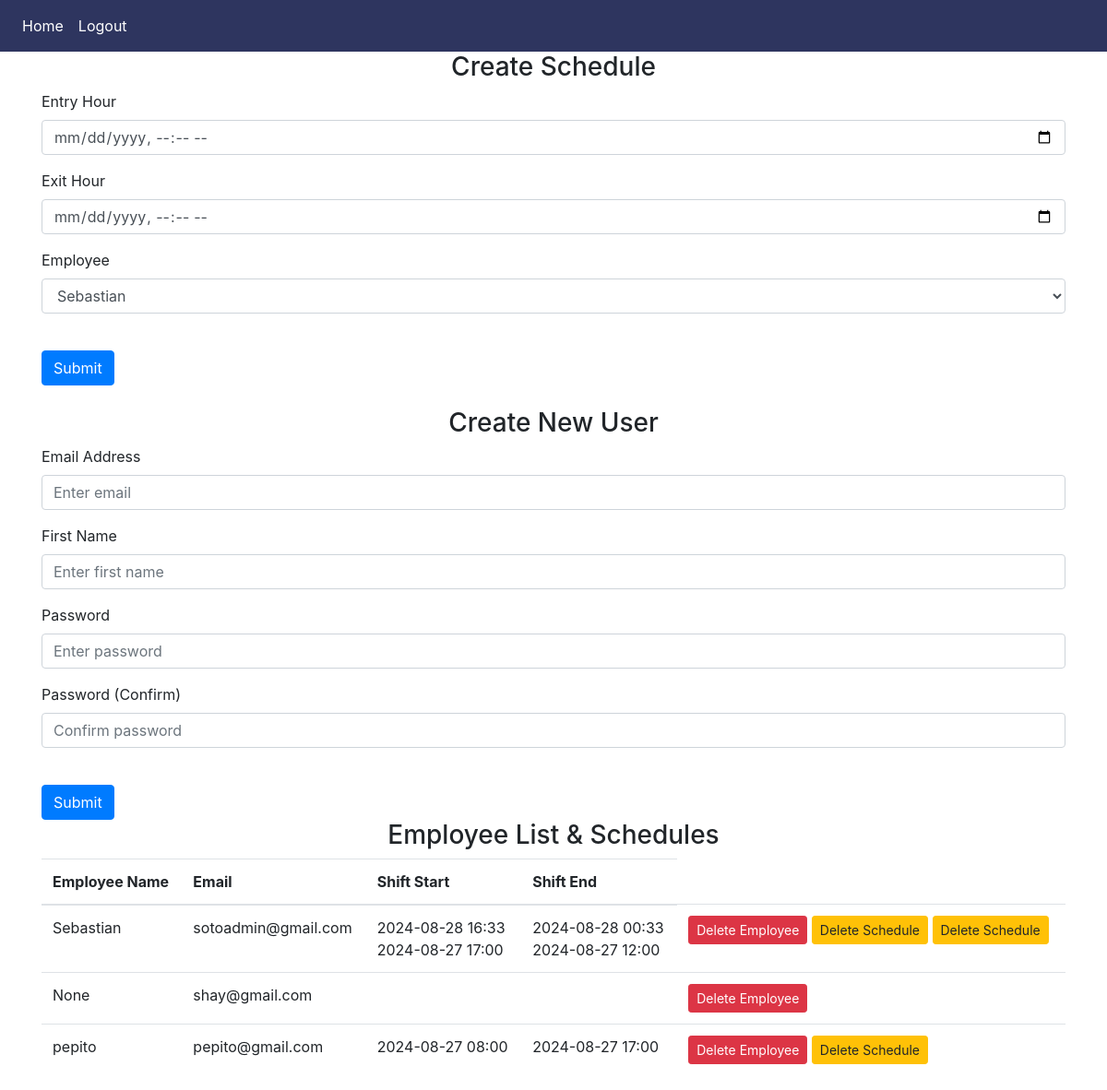
/admin/admin (signed in), run on an earlier commit of the app's database.
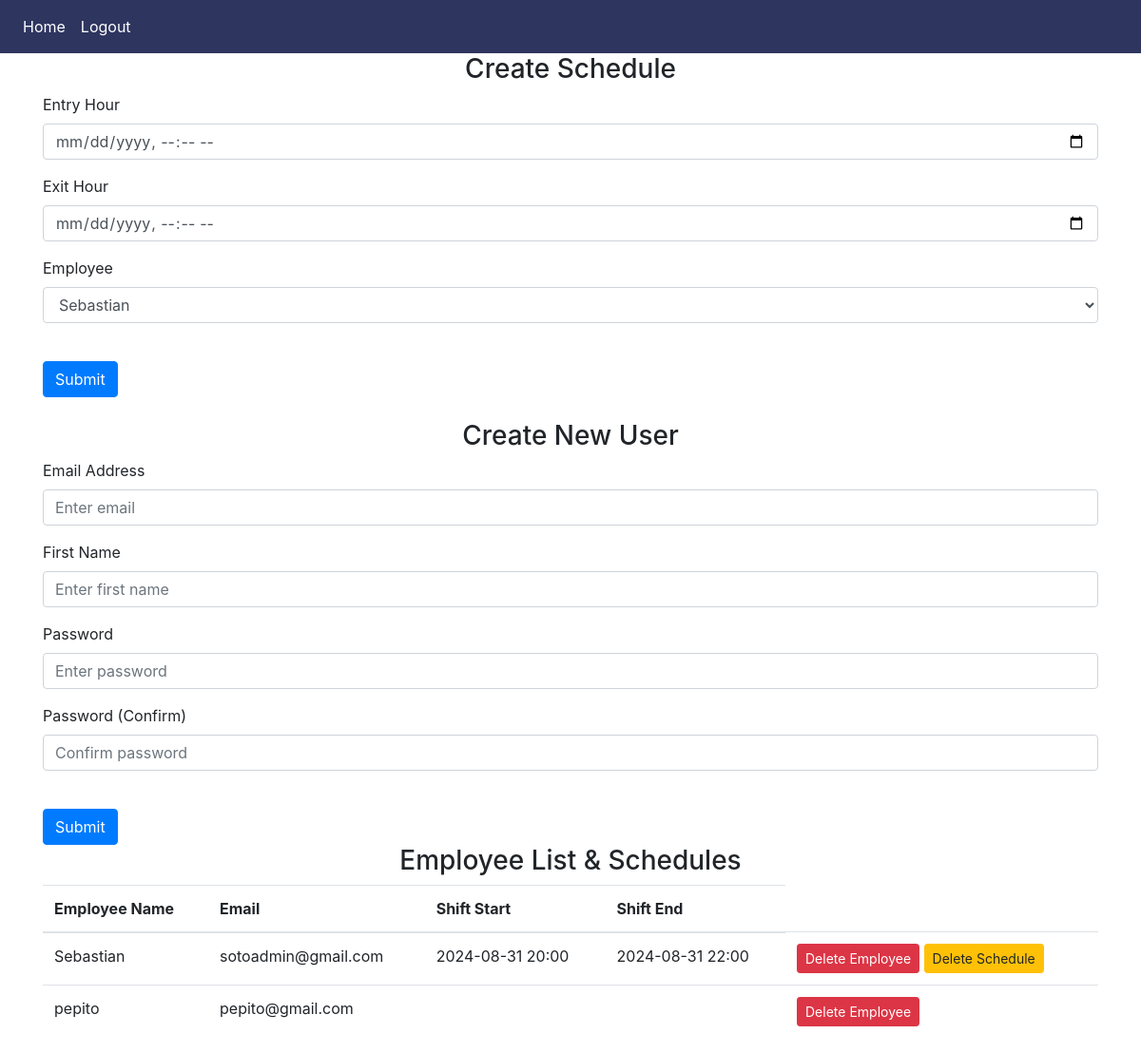
And on a later commit of the database.
### website/models.py (models this page shows)
class User(db.Model, UserMixin):
    id = db.Column(db.Integer, primary_key=True)
    email = db.Column(db.String(150), unique=True)
    password = db.Column(db.String(150))
    first_name = db.Column(db.String(150))
    is_admin = db.Column(db.Boolean, default=False)
    schedules = db.relationship('Schedule', foreign_keys='Schedule.employee_id', backref='employee', cascade='all, delete-orphan')
    created_schedules = db.relationship('Schedule', foreign_keys='Schedule.created_by', backref='creator', cascade='all, delete-orphan')
    vacation_hours = db.relationship('VacationHours', foreign_keys='VacationHours.employee_id', backref='employee', cascade='all, delete-orphan')
    created_vacation_hours = db.relationship('VacationHours', foreign_keys='VacationHours.created_by', backref='creator', cascade='all, delete-orphan')

class Schedule(db.Model):
    id = db.Column(db.Integer, primary_key=True)
    employee_id = db.Column(db.Integer, db.ForeignKey('user.id')) # Employee associated with the schedule
    shift_start = db.Column(db.DateTime)
    shift_end = db.Column(db.DateTime)
    created_by = db.Column(db.Integer, db.ForeignKey('user.id')) # User who created the schedule

### website/admin.py (the view)
@admin.route('/admin', methods=['GET', 'POST'])
@login_required
def admin_panel():
    if not current_user.is_admin:
        return redirect(url_for('home'))
    employees = User.query.all()
    schedules = Schedule.query.all()
    return render_template('admin_panel.html', employees=employees, schedules=schedules, user=current_user)

### website/__init__.py (called while the page is built)
def create_app():
    app = Flask(__name__)
    app.config['SECRET_KEY'] = os.getenv('SECRET_KEY')
    app.config['SQLALCHEMY_DATABASE_URI'] = f'sqlite:///{DB_NAME}'
    db.init_app(app)
    migrate.init_app(app, db)
    from .admin import admin
    from .auth import auth
    from .views import views
    app.register_blueprint(views, url_prefix='/')
    app.register_blueprint(admin, url_prefix='/admin')
    app.register_blueprint(auth, url_prefix='/auth')
    from .models import User, Schedule, VacationHours
    with app.app_context():
        db.create_all()
    login_manager = LoginManager()
    login_manager.login_view = 'auth.login'
    login_manager.init_app(app)
    @login_manager.user_loader
    def load_user(id):
        return User.query.get(int(id))
    @app.before_request
    def before_request():
        g.user = current_user
    create_database(app)
    return app

### website/templates/admin_panel.html (shortened to what this page needs)
{% extends "base.html" %}
{% block content %}
    <form method="POST" action="{{ url_for('admin.create_schedule') }}">
        <h3 align="center">Create Schedule</h3>
        <div class="form-group">
            <label for="shift_start">Entry Hour</label>
            <input type="datetime-local" class="form-control" id="shift_start" name="shift_start" required>
        </div>
        <div class="form-group">
            <label for="shift_end">Exit Hour</label>
            <input type="datetime-local" class="form-control" id="shift_end" name="shift_end" required>
        </div>
        <div class="form-group">
            <label for="employee_id">Employee</label>
            <select class="form-control" id="employee_id" name="employee_id" required>
                {% for employee in employees %}
                    <option value="{{ employee.id }}">{{ employee.first_name }}</option>
                {% endfor %}
            </select>
        </div>
        <br />
        <button type="submit" class="btn btn-primary">Submit</button>
    </form>
    <br />
    <form method="POST" action="{{ url_for('admin.create_user') }}">
        <h3 align="center">Create New User</h3>
        <div class="form-group">
            <label for="email">Email Address</label>
            <input type="email" class="form-control" id="email" name="email" placeholder="Enter email" required>
        </div>
        <div class="form-group">
            <label for="first_name">First Name</label>
            <input type="text" class="form-control" id="first_name" name="first_name" placeholder="Enter first name" required>
        </div>
        <div class="form-group">
            <label for="password">Password</label>
            <input type="password" class="form-control" id="password" name="password" placeholder="Enter password" required>
        </div>
        <div class="form-group">
            <label for="password_confirm">Password (Confirm)</label>
            <input type="password" class="form-control" id="password_confirm" name="password_confirm" placeholder="Confirm password" required>
        </div>
        <br />
        <button type="submit" class="btn btn-primary">Submit</button>
    </form>
    <h3 align="center">Employee List & Schedules</h3>
    <table class="table">
        <thead>
            <tr>
                <th>Employee Name</th>
                <th>Email</th>
                <th>Shift Start</th>
                <th>Shift End</th>
            </tr>
        </thead>
        <tbody>
            {% for employee in employees %}
            <tr>
                <td>{{ employee.first_name }}</td>
                <td>{{ employee.email }}</td>
                <td>
                    {% for schedule in schedules if schedule.employee_id == employee.id %}
                        {{ schedule.shift_start.strftime('%Y-%m-%d %H:%M') }}<br>
                    {% endfor %}
                </td>
                <td>
                    {% for schedule in schedules if schedule.employee_id == employee.id %}
                        {{ schedule.shift_end.strftime('%Y-%m-%d %H:%M') }}<br>
                    {% endfor %}
                </td>
                <td>
                    <form method="POST" action="{{ url_for('admin.delete_employee', id=employee.id) }}" style="display:inline;">
                        <button type="submit" class="btn btn-danger btn-sm">Delete Employee</button>
                    </form>
                    {% for schedule in schedules if schedule.employee_id == employee.id %}
                    <form method="POST" action="{{ url_for('admin.delete_schedule', id=schedule.id) }}" style="display:inline;">
                        <button type="submit" class="btn btn-warning btn-sm">Delete Schedule</button>
                    </form>
                    {% endfor %}
                </td>
            </tr>
            {% endfor %}
        </tbody>
    </table>
{% endblock %}

### website/templates/base.html (shortened to what this page needs)
<!DOCTYPE html>
<html>
    <head>
        <link
        rel="stylesheet"
        href="https://stackpath.bootstrapcdn.com/bootstrap/4.4.1/css/bootstrap.min.css"
      />
      <link
        rel="stylesheet"
        href="https://stackpath.bootstrapcdn.com/font-awesome/4.7.0/css/font-awesome.min.css"
      />
    </head>
    <body style="background-color: #ffffff;">
        <nav class="navbar navbar-expand-lg" style="background-color: #2e355f;">
            <div class="collapse navbar-collapse" id="navbar">
                <div class="navbar-nav">
                  {% if g.user.is_authenticated %}
                    <a class="nav-item nav-link text-white" id="home" href="{{ url_for('views.home')}}">Home</a>
                    <a class="nav-item nav-link text-white" id="logout" href="{{ url_for('auth.logout')}}">Logout</a>
                    {% else %}
                    <a class="nav-item nav-link text-white" id="login" href="{{ url_for('auth.login')}}">Login</a>
                    <a class="nav-item nav-link text-white" id="adminSignUp" href="{{ url_for('auth.admin_sign_up')}}">Admin Sign Up</a>
                    {% endif %}
                </div>
            </div>
        </nav>
        <div class="container">
        {% block content%}
        {% endblock%}
        </div>
    </body>
</html>

What changed in the data, as far as the page shows it:
removed Schedule: shift_start "2024-08-28 16:33", shift_end "2024-08-28 00:33", shown under User "Sebastian"
removed Schedule: shift_start "2024-08-27 17:00", shift_end "2024-08-27 12:00", shown under User "Sebastian"
removed User: first_name "None", email "shay@gmail.com"
removed Schedule: shift_start "2024-08-27 08:00", shift_end "2024-08-27 17:00", shown under User "pepito"
added Schedule: shift_start "2024-08-31 20:00", shift_end "2024-08-31 22:00", shown under User "Sebastian"
